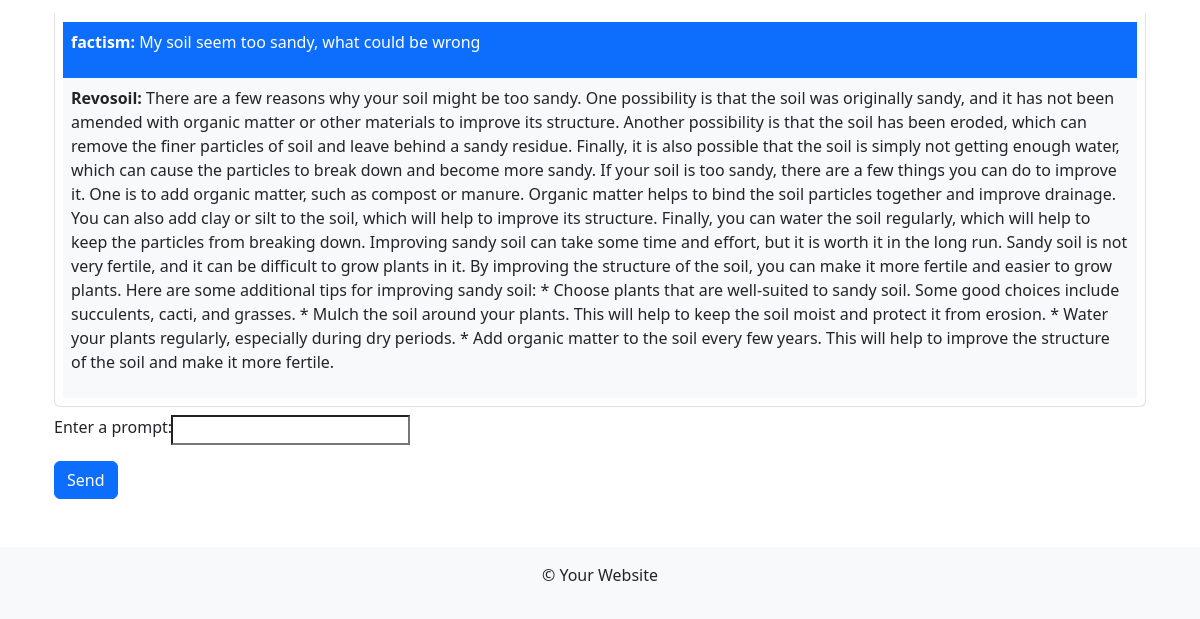
/soilapp/chat/ (signed in, lower part), run on an earlier commit of the app's database.
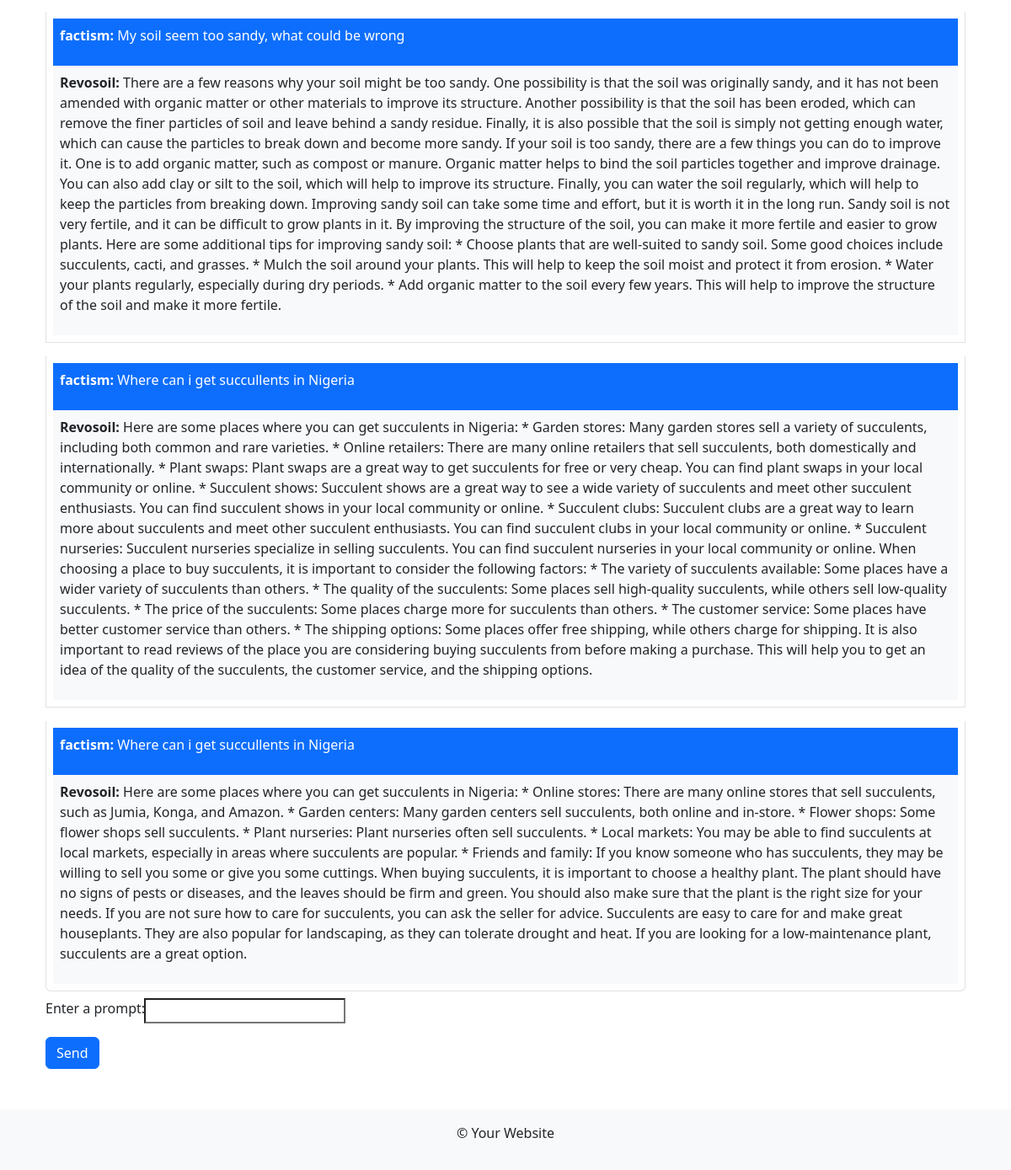
And on a later commit of the database.
### soilapp/models.py (models this page shows, shortened)
class ChatMessage(models.Model):
    user = models.ForeignKey(User, on_delete=models.CASCADE, default=1)
    user_input = models.TextField()
    model_response = models.TextField()
    timestamp = models.DateTimeField(auto_now_add=True)
    class Meta:
        ordering = ['timestamp']

### soilapp/views.py (the view)
# urls.py: path('chat/', views.chat_view, name='chat_view'),
@login_required(login_url='login')
def chat_view(request):
    if request.method == 'POST':
        palm.configure(api_key='AIzaSyA2fSdNXmrkVRtx    VECo-PjdtGAyntUMpW8')
        form = ChatForm(request.POST)
        if form.is_valid():
            prompt = form.cleaned_data['prompt']
            if prompt == 'quit':
                return redirect('chat_view')  # Redirect to chat view when 'quit' is entered
            response = palm.chat(
                context="Be a professional soil scientist with vast and accurate knowledge in soil science, agronomy, and general agriculture.",
                examples=[],
                messages=prompt
            )
            user = request.user
            ChatMessage.objects.create(user=user, user_input=prompt, model_response=response.last)
    else:
        form = ChatForm()
    chat_messages = ChatMessage.objects.filter(user=request.user)
    return render(request, 'chat_page.html', {'form': form, 'chat_messages': chat_messages})

### soilapp/forms.py
class ChatForm(forms.Form):
    prompt = forms.CharField(label='Enter a prompt', max_length=255)

### soilapp/templates/chat_page.html (shortened to what this page needs)
{% extends "base.html" %}
{% block content %}
    <div class="container mt-5">
        <ul class="list-group chat-container">
            {% for message in chat_messages %}
                <li class="list-group-item message-container my-2 p-2">
                    <div class="user-message bg-primary text-white p-2">
                        <p><strong>{{ message.user }}:</strong> {{ message.user_input }}</p>
                    </div>
                    <div class="model-message bg-light p-2">
                        <p><strong>Revosoil:</strong> {{ message.model_response }}</p>
                    </div>
                </li>
            {% endfor %}
        </ul>
        <form method="post">
            <div class="input-group mb-3" id="user_prompt">
                {{ form.prompt.label_tag }}
                {{ form.prompt }}
            </div>
            <button type="submit" class="btn btn-primary">Send</button>
        </form>
    </div>
{% endblock %}

What changed in the data, as far as the page shows it:
added ChatMessage: user "factism", user_input "Where can i get succullents in Nigeria", model_response "Here are some places where you can get succulents in Nigeria: * Garden stores: Many garden stores sell a variety of succulents, including both common and rare varieties. * Online retailers: There are many online retailers that sell succulents, both domestically and internationally. * Plant swaps: Plant swaps are a great way to get succulents for free or very cheap. You can find plant swaps in your local community or online. * Succulent shows: Succulent shows are a great way to see a wide variety of succulents and meet other succulent enthusiasts. You can find succulent shows in your local community or online. * Succulent clubs: Succulent clubs are a great way to learn more about succulents…"
added ChatMessage: user "factism", user_input "Where can i get succullents in Nigeria", model_response "Here are some places where you can get succulents in Nigeria: * Online stores: There are many online stores that sell succulents, such as Jumia, Konga, and Amazon. * Garden centers: Many garden centers sell succulents, both online and in-store. * Flower shops: Some flower shops sell succulents. * Plant nurseries: Plant nurseries often sell succulents. * Local markets: You may be able to find succulents at local markets, especially in areas where succulents are popular. * Friends and family: If you know someone who has succulents, they may be willing to sell you some or give you some cuttings. When buying succulents, it is important to choose a healthy plant. The plant should have no signs…"
